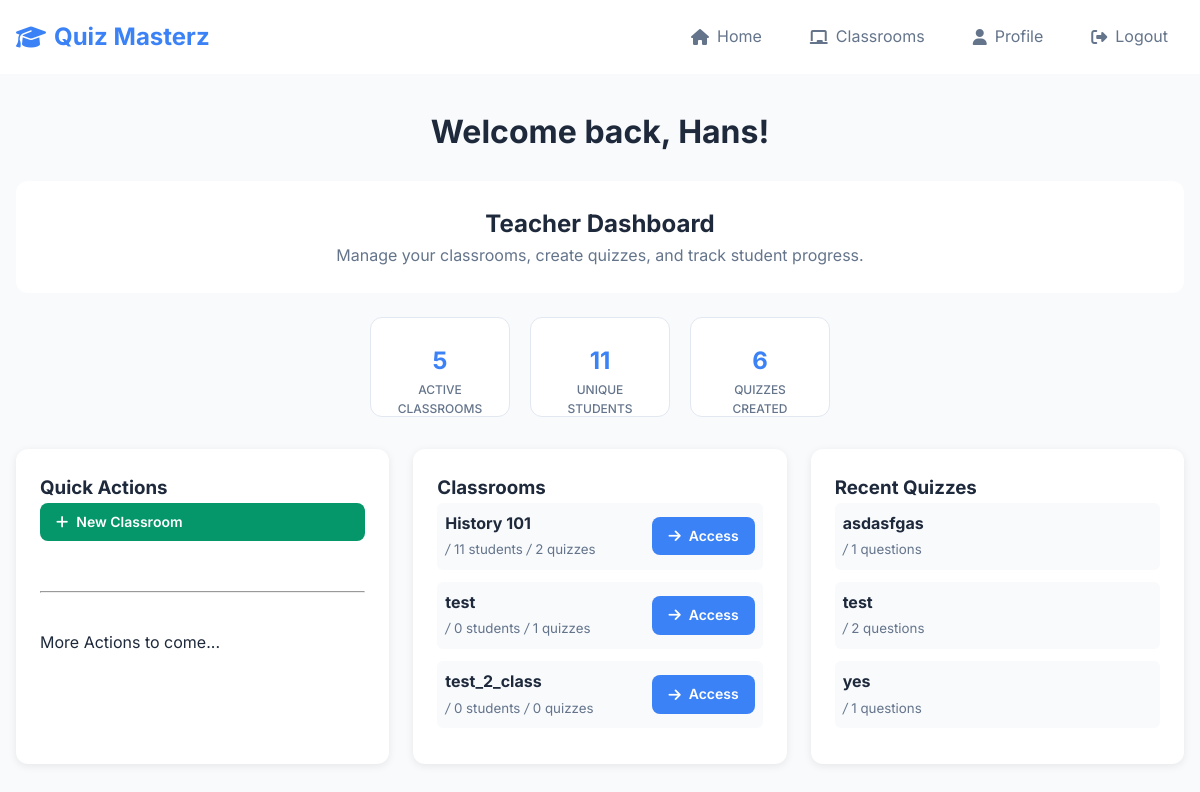
Page / (signed in) on the earlier database version.
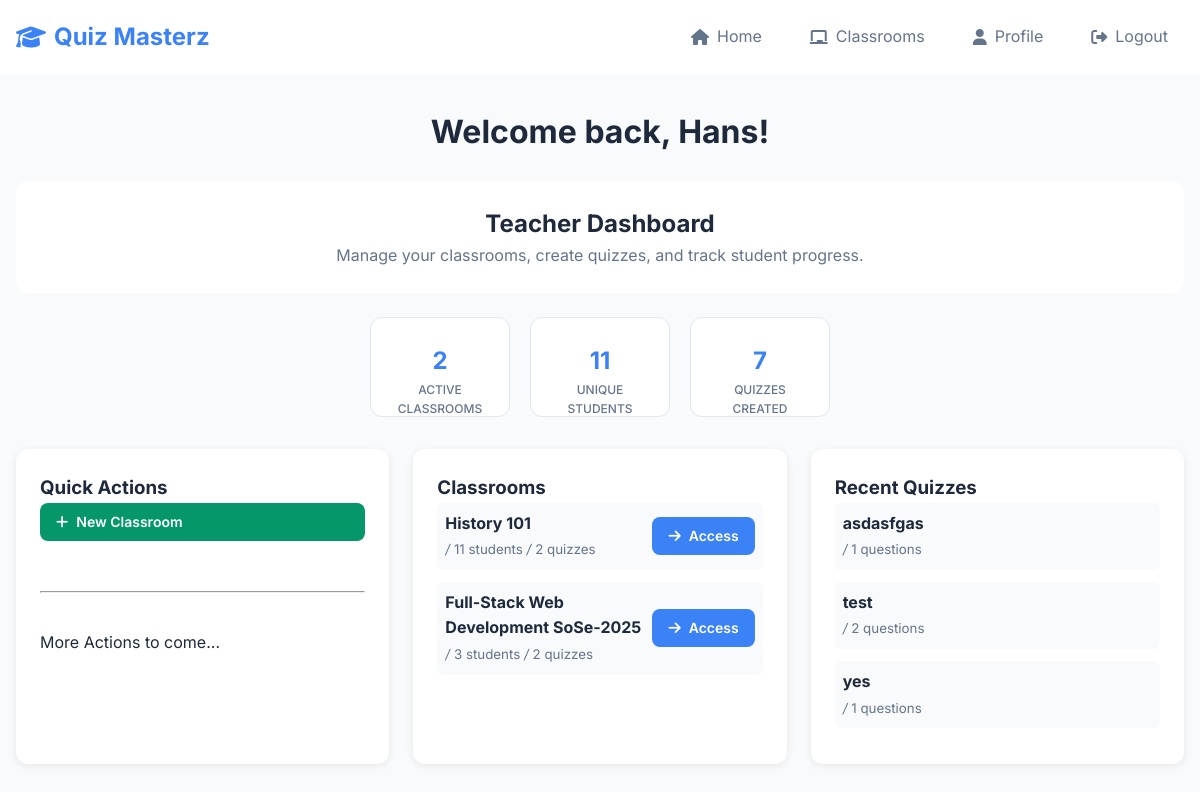
Same page on the later database version.
### website/models.py (models this page shows, shortened)
class Classroom(db.Model):
    id = db.Column(db.Integer, primary_key=True)
    name = db.Column(db.String(100), nullable=False)
    teacher_id = db.Column(db.Integer, db.ForeignKey('user.id'), nullable=False)
    join_code = db.Column(db.String(8), unique=True, nullable=False)
    quizzes = db.relationship('Quiz', secondary=classroom_quizzes,
                              backref=db.backref('classrooms_assigned_to', lazy='dynamic'),
                              lazy='dynamic')
    quiz_attempts = db.relationship('StudentQuizAttempt', backref='classroom', lazy='dynamic')

class Quiz(db.Model):
    id = db.Column(db.Integer, primary_key=True)
    name = db.Column(db.String(150), nullable=False)
    teacher_id = db.Column(db.Integer, db.ForeignKey('user.id'), nullable=False)
    is_published = db.Column(db.Boolean, default=False, nullable=False)
    questions = db.relationship('Question', backref='quiz', lazy='dynamic', cascade="all, delete-orphan")
    teacher = db.relationship('User', backref=db.backref('created_quizzes', lazy='dynamic'))

### website/views.py (the view, shortened to what this page needs)
@views.route('/')
@login_required
def home():
    available_quizzes = []
    return render_template("home.html", user=current_user, available_quizzes=available_quizzes)

### website/__init__.py (called while the page is built)
def create_app():
    app = Flask(__name__)
    app.config['SECRET_KEY'] = 'hjshjhdjah kjshkjdhjs'
    app.config['SQLALCHEMY_DATABASE_URI'] = f'sqlite:///{DB_NAME}'
    db.init_app(app)
    from .views import views
    from .auth import auth
    app.register_blueprint(views, url_prefix='/')
    app.register_blueprint(auth, url_prefix='/')
    with app.app_context():
        db.create_all()
    from .models import User, Classroom, Quiz, Question, Answer, StudentQuizAttempt
    login_manager = LoginManager()
    login_manager.login_view = 'auth.login'
    login_manager.init_app(app)
    @login_manager.user_loader
    def load_user(id):
        return User.query.get(int(id))
    return app

### website/templates/home.html (shortened to what this page needs)
{% extends "base.html" %}
{% block content %}
<div class="container">
    <div class="text-center mb-4">
        <h1>Welcome back, {{ user.first_name }}!</h1>
    </div>
    {% if user.role == 'teacher' %}
        <div class="row mb-4">
            <div class="col-12">
                <div class="card">
                    <div class="card-body text-center">
                        <h2>Teacher Dashboard</h2>
                        <p class="text-muted mb-0">Manage your classrooms, create quizzes, and track student progress.</p>
                    </div>
                </div>
            </div>
        </div>
        <div class="stats-row">
            <div class="stat-card stat-card-secondary">
                <div class="stat-number-secondary">{{ user.classrooms_created|length }}</div>
                <div class="stat-label-secondary">Active Classrooms</div>
            </div>
            <div class="stat-card stat-card-secondary">
                <div class="stat-number-secondary">
                    {% set unique_students = [] %}
                    {% for classroom in user.classrooms_created %}
                        {% for student in classroom.students %}
                            {% if student.id not in unique_students %}
                                {% set _ = unique_students.append(student.id) %}
                            {% endif %}
                        {% endfor %}
                    {% endfor %}
                    {{ unique_students|length }}
                </div>
                <div class="stat-label-secondary">Unique Students</div>
            </div>
            <div class="stat-card stat-card-secondary">
                <div class="stat-number-secondary">{{ user.created_quizzes.count() }}</div>
                <div class="stat-label-secondary">Quizzes Created</div>
            </div>
        </div>
        <div class="dashboard-grid">
            <div class="dashboard-card">
                <h3> Quick Actions</h3>
                <div class="quick-actions">
                    <a href="{{ url_for('views.create_classroom') }}" class="btn btn-success btn-sm">
                        <i class="fas fa-plus"></i> New Classroom</a>
                        <br>
                        <hr>
                        <br>
                </div> More Actions to come...
            </div>
            {% if user.classrooms_created|length > 0 %}
            <div class="dashboard-card">
                <h3> Classrooms</h3>
                {% for classroom in user.classrooms_created[:3] %}
                    <div class="classroom-info-box d-flex justify-content-between align-items-center">
                        <div>
                            <strong>{{ classroom.name }}</strong>
                            <br>
                            <small class="classroom-meta">
                                <i>/</i> {{ classroom.students.count() }} students
                                <i>/</i> {{ classroom.quizzes.count() }} quizzes
                            </small>
                        </div>
                        <div>
                            <a href="{{ url_for('views.edit_classroom', classroom_id=classroom.id) }}" class="btn btn-sm btn-primary">
                                <i class="fas fa-arrow-right"></i> Access
                            </a>
                        </div>
                    </div>
                {% endfor %}
            </div>
            {% endif %}
            {% if user.created_quizzes.count() > 0 %}
            <div class="dashboard-card">
                <h3> Recent Quizzes</h3>
                {% for quiz in user.created_quizzes[:3] %}
                    <div class="classroom-info-box">
                        <strong>{{ quiz.name }}</strong>
                        <br>
                        <small class="classroom-meta">
                            <i >/</i> {{ quiz.questions.count() }} questions
                        </small>
                    </div>
                {% endfor %}
            </div>
            {% endif %}
        </div>    {% endif %}
</div>
{% endblock %}

Differences in the rows shown:
removed Classroom: name "test", students.count "0", quizzes.count "1"
removed Classroom: name "test_2_class", students.count "0", quizzes.count "0"
now on this page (row unchanged): Classroom: name "Full-Stack Web Development SoSe-2025", students.count "3", quizzes.count "2"
Other differences:
{{ user.classrooms_created|length }}: "5" → "2"
{{ user.created_quizzes.count() }}: "6" → "7"
